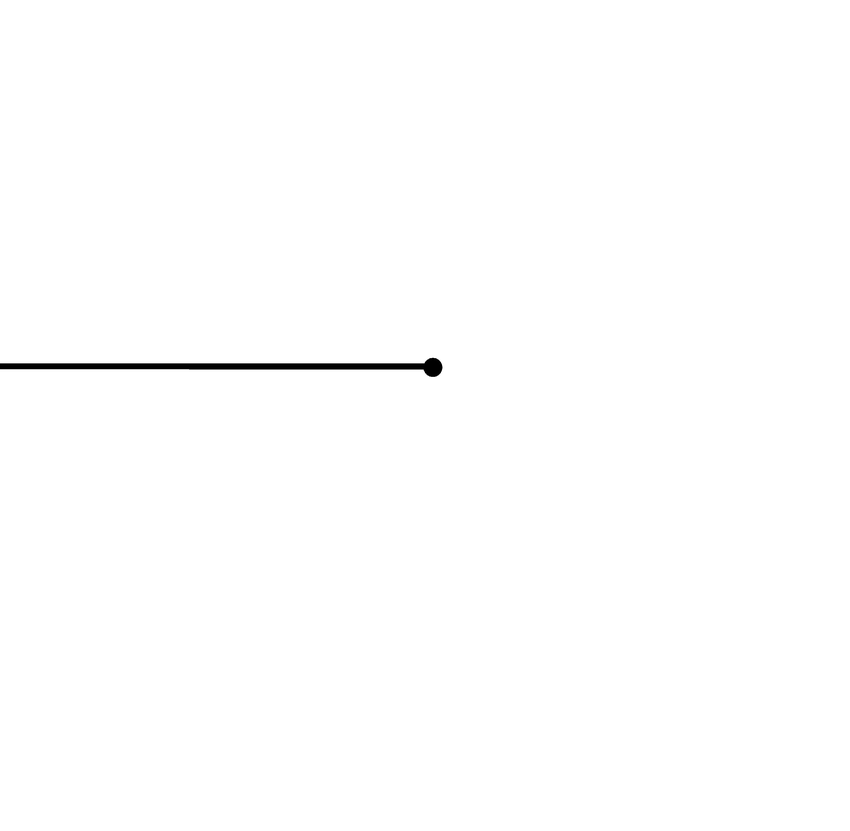
#> input picture obstaculo.png, 850 x 831 px, shrunk from 2903 x 2838 before the run, found by its file name
$ python AngularSpectrum.py
#> lines starting #> are read from the running program, lines starting #| are printed output that depends on the picture; long printed decimals are rounded
import numpy as np
import matplotlib.pyplot as plt
import time
from PIL import Image
import cv2


# Función circ para filtrado de las frecuencias no propagantes de H(fx,fy)
def circ(X,Y):
    distancia = np.sqrt(X**2 + Y**2)
    circulo = np.where(distancia <= 1, 1, 0)
    return circulo

# Función transferencia del espacio libre
def H(fx,fy):
      return (np.exp((1j*2*np.pi*z/lamb)*np.sqrt(1-((lamb)**2)*(fx**2+fy**2))))*circ(lamb*fx,lamb*fy)


# Función main donde se ejecuta en meshgrid y las operaciones para propagar espectro angular
def main(z):

    # Marca de tiempo inicial
    start_time = time.perf_counter()
    print("Inicio del proceso...")

    #LINSPACE EN ESPACIO
    x = np.arange(-N//2,N//2)
    y = np.arange(-M//2,M//2)
    x,y = x*deltax, y*deltax
    X,Y = np.meshgrid(x,y)

    #LINSPACE EN ESPACIO DE FRECUENCIAS
    fx = np.arange(-N//2,N//2)
    fy = np.arange(-M//2,M//2)
    fx,fy = fx*deltafx,fy*deltafx
    Fx,Fy = np.meshgrid(fx,fy)


    #Funcion de transferencia evaluada en el meshgrid
    H0=H(Fx,Fy)


    A0_unshifted=np.fft.fft2(Z0)            # Espectro angular en z=0 descentrado
    A0=np.fft.fftshift(A0_unshifted)        # Se centra el espectro angular
    A_shifted=np.multiply(A0,H0)            # Se obtiene el espectro angular en z
    A_unshifted=np.fft.fftshift(A_shifted)  # Se descentran las freq. para usar ift
    U=np.fft.ifft2(A_unshifted)             # Se calcula el campo propagado U a una distancia z

    end_time = time.perf_counter()
    elapsed_time = end_time - start_time
    print(f"Tiempo transcurrido espectro angular con FFT: {elapsed_time:.8f} segundos")

    if z<N*deltax**2/lamb:                              # condición donde empieza a fallar espectro angular
        print(f'z es mayor que {N*deltax**2/lamb}')
    Espectro=((np.abs(U))**2)                           # Se calcula el espectro o modulo cuadrado

    # [11 lines of commented-out code are left out]
    plt.imshow(Espectro, extent=(min(x), max(x), min(x), max(x)),origin='upper', cmap='gray')
    plt.colorbar()
    plt.title(f'Módulo cuadrado de campo propagado z={z} metros.')
    plt.xlabel('x[m]')
    plt.ylabel('y[m]')

    plt.tight_layout()
    plt.show()
    return Espectro

    # VERIFICACIÓN DE ENERGÍA EN Z=0 Y EN Z=z
    #print(np.sum(Espectro))
    #print(np.sum(Z0**2))

# Se llama la función que ejecuta el proceso de propagación numérica
image = Image.open('C:/Users/Usuario/Desktop/GitHub/Difracci-n-escalar-discreta/obstaculo.png').convert('L')  # Convertir a escala de grises
Z0 = np.sqrt(np.array(image, dtype=np.float64))

#z = 0.3                # Distancia entre planos
lamb = 633E-9             # Longitud de onda que se propaga
M, N = Z0.shape
#> M = 831; N = 850
deltax = 75E-6            # Paso en x
deltay = deltax           # Paso en y
deltafx = 1/(N*deltax)    # Paso fx
#> deltafx = 15.69
deltafy = deltafx         # Paso fy
#> deltafy = 15.69

print(f'Tamaño de la imagen: {N*deltax*1000, M*deltay*1000} mm')
#| Tamaño de la imagen: (63.75, 62.325) mm

for i in range(0,20):
    z = 0.02*i
    propagacion = main(z)
    cv2.imwrite(f'C:/Users/Usuario/Desktop/GitHub/Difracci-n-escalar-discreta/Obstaculo/propagacion_z={z:.2f}m.png', np.uint8(255*propagacion/np.max(propagacion)))
    print(f'Imagen guardada: propagacion_z={z:.2f}m.png')
#> this loop made 20 passes
#> pass 1, in main, `plt.show()`:
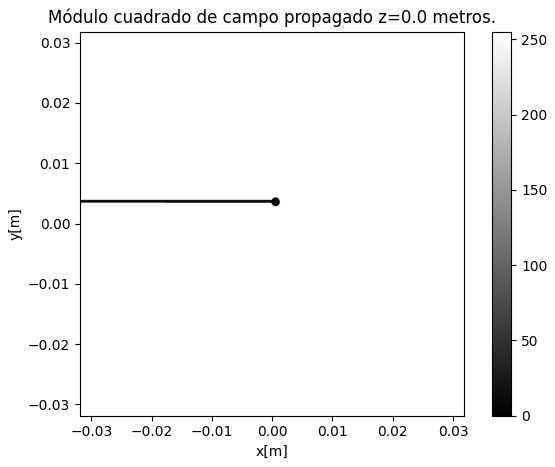
#> figure drawn by matplotlib, 2 panels
#> pass 2, in main (call 2), `Espectro=((np.abs(U))**2)`:
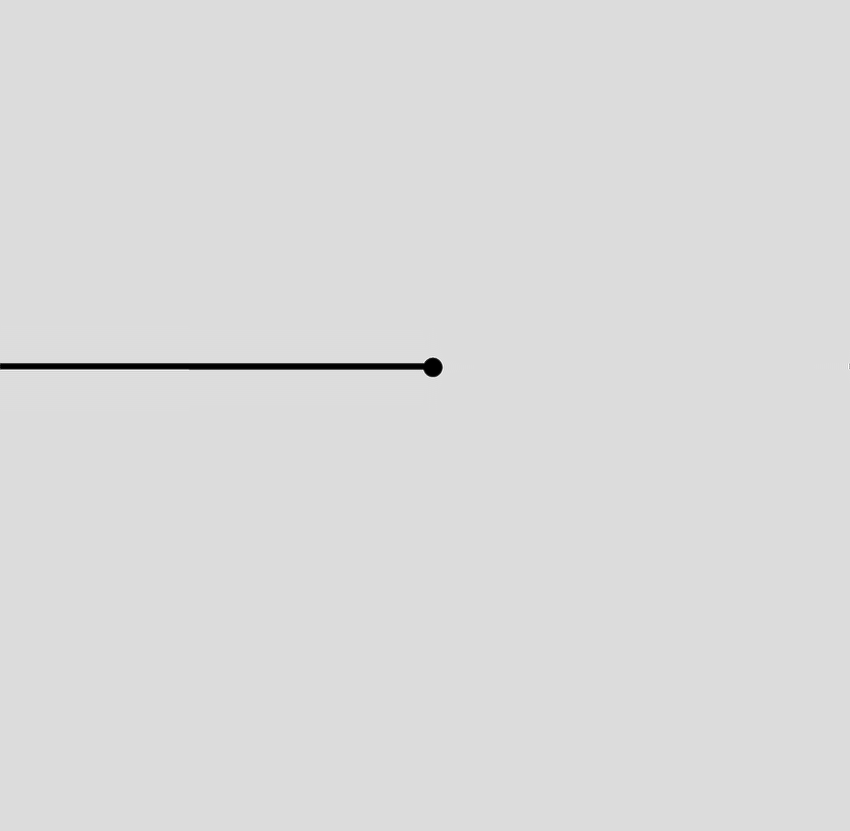
#> Espectro: shape (831, 850) float64; min 1.56e-05, max 294.3, mean 254; drawn with min black and max white
#> pass 2, in main (call 2), `plt.show()`:
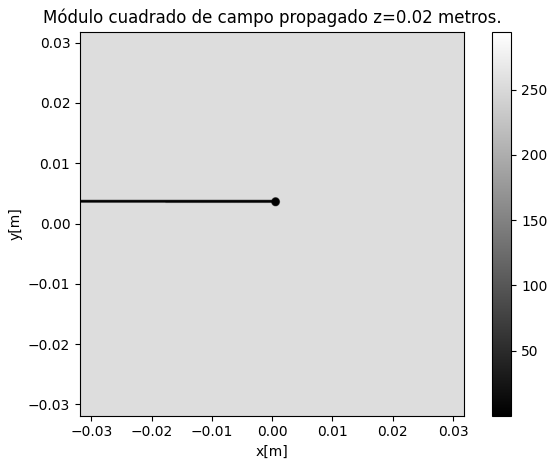
#> figure drawn by matplotlib, 2 panels
